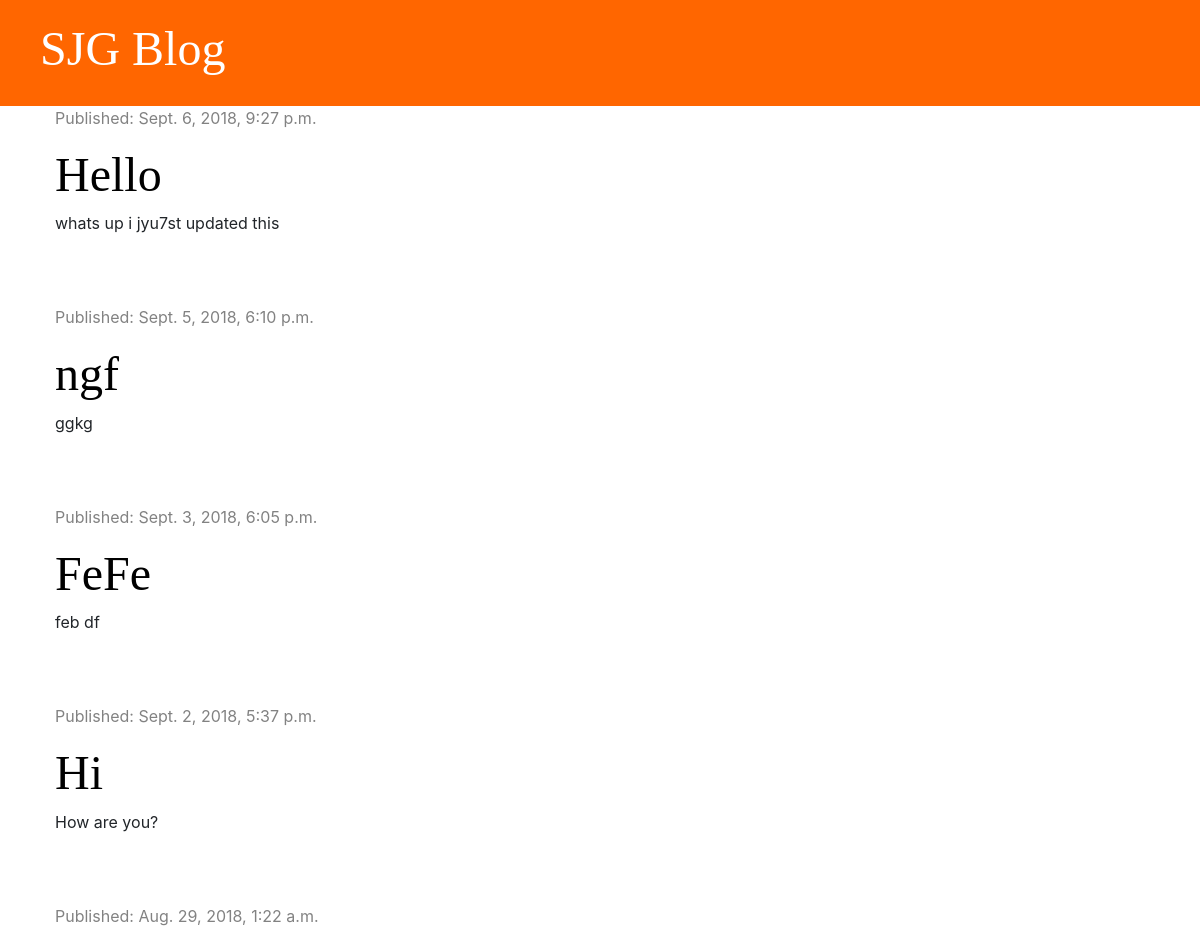
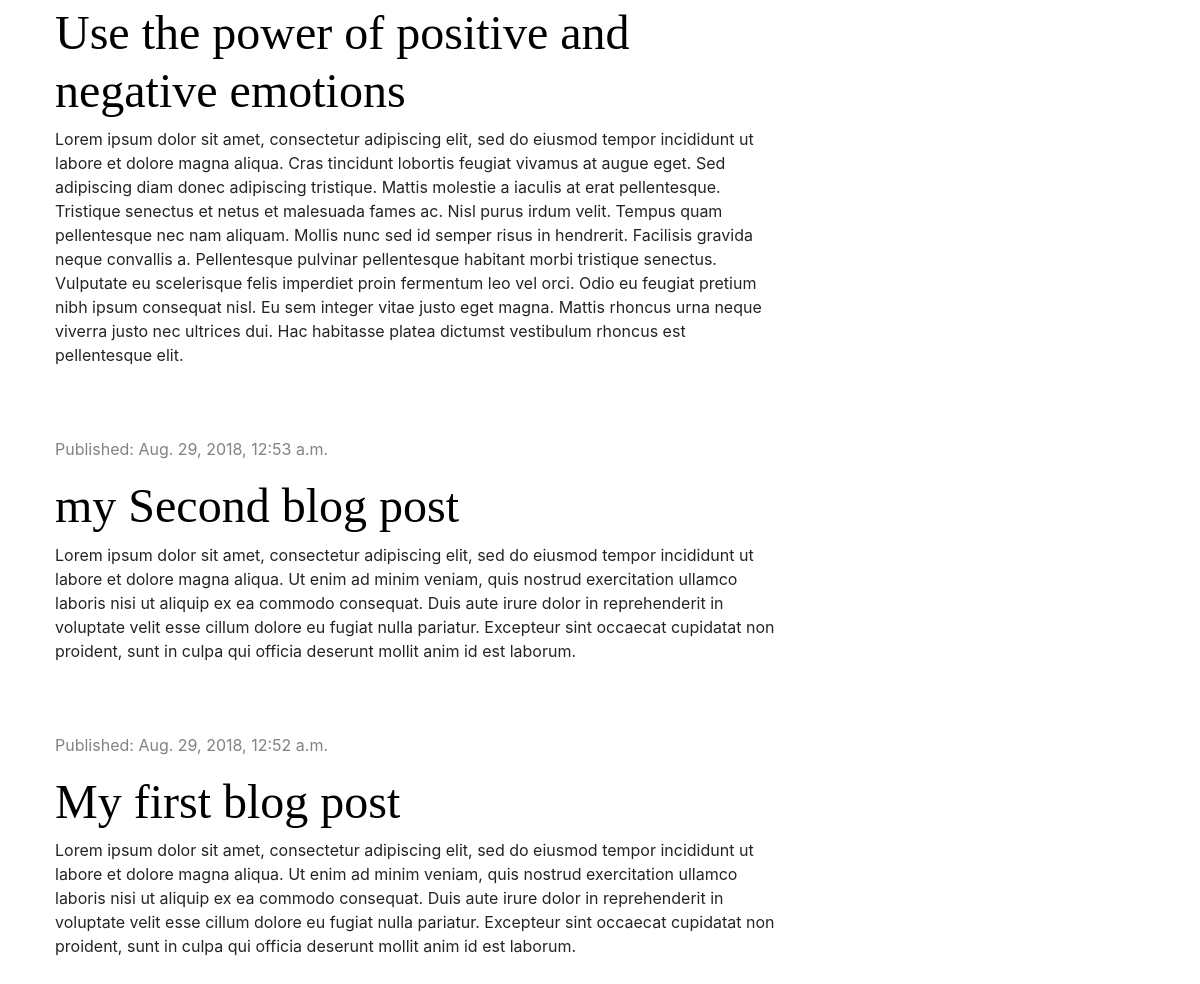
Before: / with the older database file (2 pictures, top to bottom).
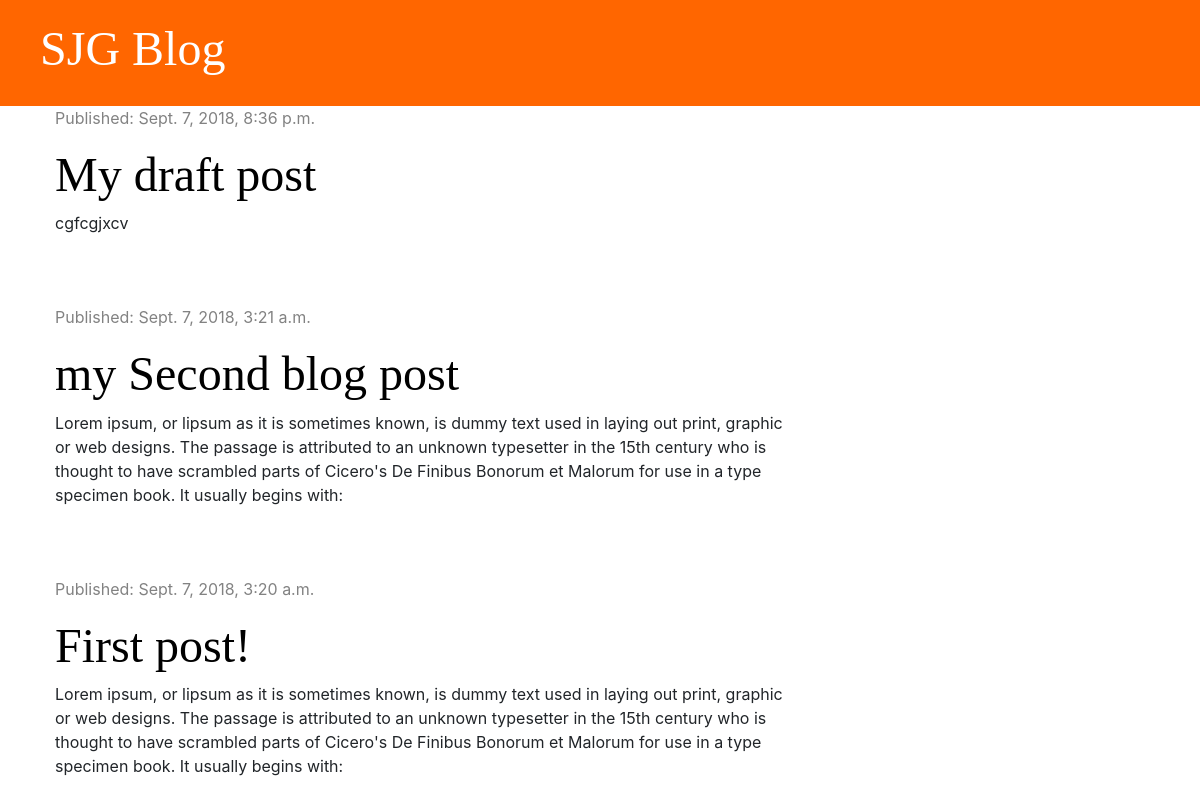
After: the same page with the newer database file.
### blog/models.py (models this page shows, shortened)
class Post(models.Model):
    author = models.ForeignKey('auth.User', on_delete=models.CASCADE)
    title = models.CharField(max_length=200)
    text = models.TextField()
    created_date = models.DateTimeField(default=timezone.now)
    published_date = models.DateTimeField(blank=True, null=True)

### blog/views.py (the view)
# urls.py: path('', views.post_list, name='post_list'),
def post_list(request):
    post = Post.objects.filter(published_date__lte=timezone.now()).order_by('-published_date')
    stuff_for_frontend = {'post': post}
    return render(request, 'blog/post_list.html', stuff_for_frontend)

### blog/templates/blog/post_list.html
{% extends 'blog/base.html' %}
{% block content %}
    {% for post in post %}
        <div class="post">
            <div class="date">
                <p>Published: {{ post.published_date }}</p>
            </div>
            <h1> <a href="{% url 'post_detail' pk=post.pk %}">{{ post.title }}</a></h1>
            <p>{{ post.text|linebreaksbr }}</p>
        </div>
    {% endfor %}
{% endblock %}

### blog/templates/blog/base.html (shortened to what this page needs)
{% load staticfiles %}
<!DOCTYPE html>
<html lang="en">
<head>
    <link href="https://stackpath.bootstrapcdn.com/bootstrap/4.1.3/css/bootstrap.min.css" rel="stylesheet">
    <link rel="stylesheet" href="{% static 'css/blog.css' %}">
    <link rel="stylesheet" href="https://use.fontawesome.com/releases/v5.3.1/css/all.css">
</head>
<body>
<div class="page-header">
    <h1><a href="{% url "post_list" %}">SJG Blog</a></h1>
</div>
<div class="content container">
    <div class="row">
        <div class="col-md-8">
            {% block content %}
            {% endblock %}
        </div>
    </div>
</div>
</body>
</html>

### blog/static/css/blog.css (style rules this page uses)
.page-header { background-color: #ff6600; margin-top: 0; padding: 20px 20px 20px 40px; }
.page-header h1, .page-header h1 a { color: #ffffff; font: 36pt; text-decoration: None; }
.content { margin-left: 40px; }
h1, h2, h3, h4 { font-family: 'Tangerine', 'Droid Sans', serif; font-size: 48px; }
.date { color: #828282; }
.post { margin-bottom: 70px; }
.post h1 a { color: #000000; }

Changed rows visible on the page:
removed Post: published_date "Sept. 6, 2018, 9:27 p.m.", title "Hello", text "whats up i jyu7st updated this"
removed Post: published_date "Sept. 5, 2018, 6:10 p.m.", title "ngf", text "ggkg"
removed Post: published_date "Sept. 3, 2018, 6:05 p.m.", title "FeFe", text "feb df"
removed Post: published_date "Sept. 2, 2018, 5:37 p.m.", title "Hi", text "How are you?"
removed Post: published_date "Aug. 29, 2018, 1:22 a.m.", title "Use the power of positive and negative emotions", text "Lorem ipsum dolor sit amet, consectetur adipiscing elit, sed do eiusmod tempor incididunt ut labore et dolore magna aliqua. Cras tincidunt lobortis feugiat vivamus at augue eget. Sed adipiscing diam donec adipiscing tristique. Mattis molestie a iaculis at erat pellentesque. Tristique senectus et netus et malesuada fames ac. Nisl purus irdum velit. Tempus quam pellentesque nec nam aliquam. Mollis nunc sed id semper risus in hendrerit. Facilisis gravida neque convallis a. Pellentesque pulvinar pellentesque habitant morbi tristique senectus. Vulputate eu scelerisque felis imperdiet proin fermentum leo vel orci. Odio eu feugiat pretium nibh ipsum consequat nisl. Eu sem integer vitae justo eget…"
removed Post: published_date "Aug. 29, 2018, 12:53 a.m.", title "my Second blog post", text "Lorem ipsum dolor sit amet, consectetur adipiscing elit, sed do eiusmod tempor incididunt ut labore et dolore magna aliqua. Ut enim ad minim veniam, quis nostrud exercitation ullamco laboris nisi ut aliquip ex ea commodo consequat. Duis aute irure dolor in reprehenderit in voluptate velit esse cillum dolore eu fugiat nulla pariatur. Excepteur sint occaecat cupidatat non proident, sunt in culpa qui officia deserunt mollit anim id est laborum."
removed Post: published_date "Aug. 29, 2018, 12:52 a.m.", title "My first blog post", text "Lorem ipsum dolor sit amet, consectetur adipiscing elit, sed do eiusmod tempor incididunt ut labore et dolore magna aliqua. Ut enim ad minim veniam, quis nostrud exercitation ullamco laboris nisi ut aliquip ex ea commodo consequat. Duis aute irure dolor in reprehenderit in voluptate velit esse cillum dolore eu fugiat nulla pariatur. Excepteur sint occaecat cupidatat non proident, sunt in culpa qui officia deserunt mollit anim id est laborum."
added Post: published_date "Sept. 7, 2018, 8:36 p.m.", title "My draft post", text "cgfcgjxcv"
added Post: published_date "Sept. 7, 2018, 3:21 a.m.", title "my Second blog post", text "Lorem ipsum, or lipsum as it is sometimes known, is dummy text used in laying out print, graphic or web designs. The passage is attributed to an unknown typesetter in the 15th century who is thought to have scrambled parts of Cicero's De Finibus Bonorum et Malorum for use in a type specimen book. It usually begins with:"
added Post: published_date "Sept. 7, 2018, 3:20 a.m.", title "First post!", text "Lorem ipsum, or lipsum as it is sometimes known, is dummy text used in laying out print, graphic or web designs. The passage is attributed to an unknown typesetter in the 15th century who is thought to have scrambled parts of Cicero's De Finibus Bonorum et Malorum for use in a type specimen book. It usually begins with:"
